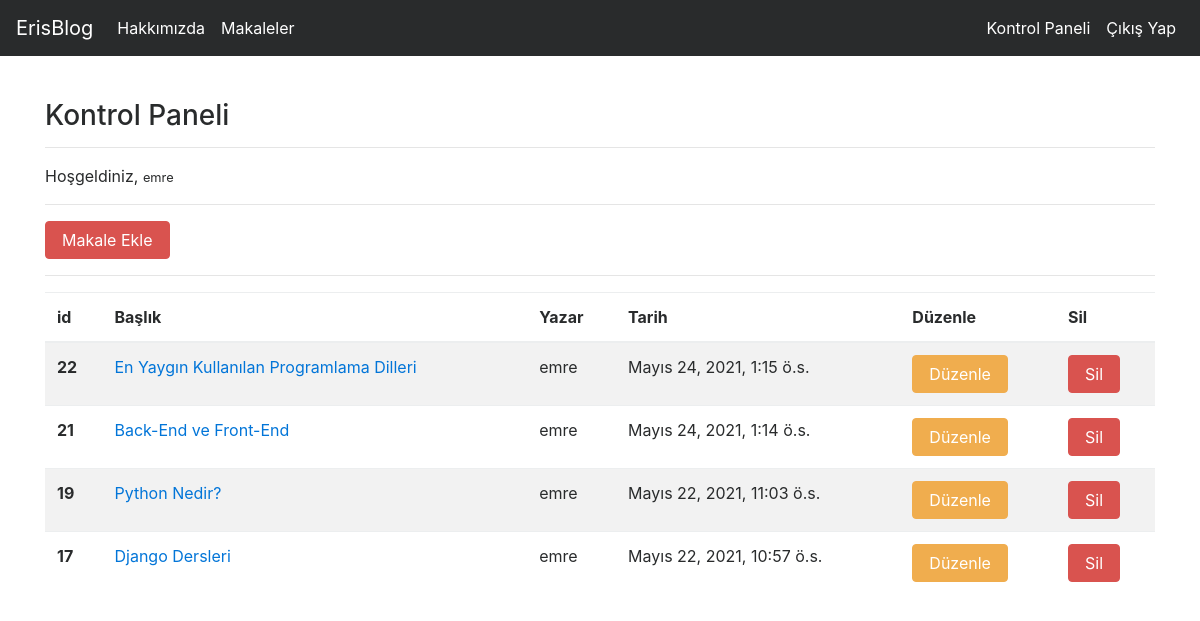
Screenshot of /articles/dashboard/ (signed in) with the database file from the repository.
### article/models.py (models this page shows, shortened)
class Article(models.Model):
    author = models.name = models.ForeignKey("auth.User",on_delete = models.CASCADE,verbose_name = "Yazar")
    title = models.name = models.CharField(max_length = 50,verbose_name = "Başlık")
    content = RichTextField()
    created_date = models.DateTimeField(auto_now_add = True,verbose_name = "Oluşturulma Tarihi")
    article_image = models.FileField(blank = True, null = True, verbose_name= "Makaleye fotoğraf ekleyin.")
    class Meta:
        ordering = ['-created_date']

### article/views.py (the view)
# urls.py: path("dashboard/",views.dashboard,name = "dashboard"),
@login_required(login_url= "user:login")
def dashboard(request):
    articles = Article.objects.filter(author = request.user)
    context = {
        "articles":articles
    }
    return render(request,"dashboard.html",context)

### templates/dashboard.html
{% extends "layout.html" %}
{% block body %}
  <h3>Kontrol Paneli</h3>
  <hr>
  <p>
      Hoşgeldiniz, <small>{{request.user.username}}</small>
  </p>
  <hr>
  <a class = "btn btn-danger" href = "{% url 'article:addarticle' %}">Makale Ekle</a>
  <hr>
{% if articles %}
<table class="table table-hover table-striped">
  <thead>
    <tr>
      <th scope="col">id</th>
      <th scope="col">Başlık</th>
      <th scope="col">Yazar</th>
      <th scope="col">Tarih</th>
      <th scope="col">Düzenle</th>
      <th scope="col">Sil</th>
    </tr>
  </thead>
  <tbody>
    {% for article in articles %}
    <tr>
      <th scope="row">{{article.id}}</th>
      <td><a href="{% url 'article:detail' article.id %}">{{article.title}}</a></td>
      <td>{{article.author.username}}</td>
      <td>{{article.created_date}}</td>
      <td><a href = "{% url 'article:update' article.id %}" class = "btn btn-warning">Düzenle</a></td>
      <td><a href = "{% url 'article:delete' article.id %}" class = "btn btn-danger">Sil</a></td>
    </tr>
    {% endfor %}
  </tbody>
</table>
{% else %}
<div class = "alert alert-danger">
  Henüz makaleniz yok :(
</div>
{% endif %}
{% endblock body %}

### rows the page displays
Article: id "22", title "En Yaygın Kullanılan Programlama Dilleri", author.username "emre", created_date "Mayıs 24, 2021, 1:15 ö.s."
Article: id "21", title "Back-End ve Front-End", author.username "emre", created_date "Mayıs 24, 2021, 1:14 ö.s."
Article: id "19", title "Python Nedir?", author.username "emre", created_date "Mayıs 22, 2021, 11:03 ö.s."
Article: id "17", title "Django Dersleri", author.username "emre", created_date "Mayıs 22, 2021, 10:57 ö.s."

### other values shown
{{ request.user.username }} "emre"
